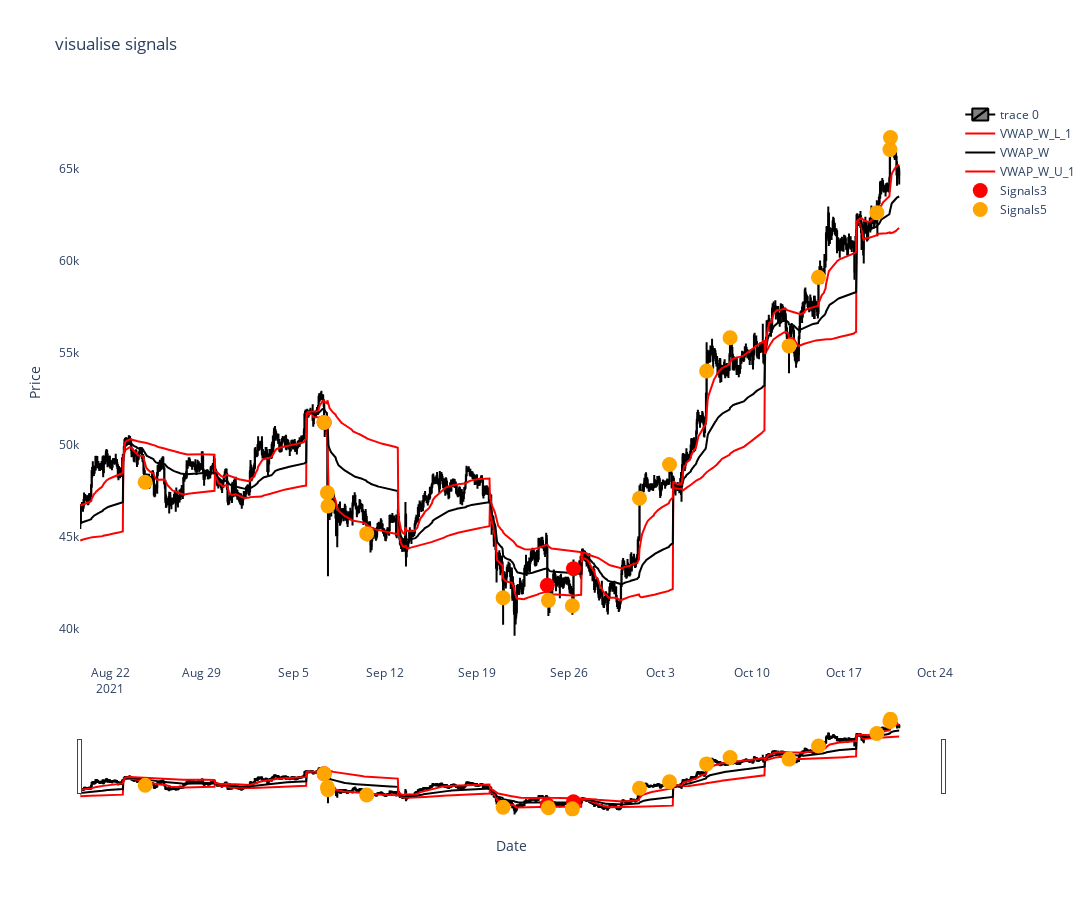

Notebook source saved alongside this figure:
### Code cell
start_bar = 35000
end_bar = 36500
df_slice = new_df.iloc[start_bar:end_bar]
#cutoff_time = new_df.index[-(bars + 1)]
#trades_slice = trades[trades['entry_time'] >= cutoff_time]
#df_slice = new_df[new_df.index >= cutoff_time]

# Create a candlestick chart
fig = go.Figure(data=[go.Candlestick(x=df_slice.index,
                open=df_slice['open'],
                high=df_slice['high'],
                low=df_slice['low'],
                close=df_slice['close'], increasing_line_color='black', decreasing_line_color='black')])

# Add scatter plots for entry and exit points
#entry_points = dict(x=trades_slice['entry_time'], y=trades_slice['entry_price'], text=['Buy'] * len(trades_slice), mode='markers', name='Entry Points', marker=dict(color='darkgreen', size=15))
#avg_price = dict(x=trades_slice['entry_time'], y=trades_slice['avg_price'], text=['Avg'] * len(trades_slice), mode='markers', name='Avg Price', marker=dict(color='blue', size=7))
#exit_points = dict(x=trades_slice['exit_time'], y=trades_slice['exit_price'], text=['Sell'] * len(trades_slice), mode='markers', name='Exit Points', marker=dict(color='red', size=15))
signals_df = df_slice[df_slice['signal'] == True]
signals_df2 = df_slice[df_slice['signal_2'] == True]
signals_df3 = df_slice[df_slice['signal_3'] == True]
signals_df4 = df_slice[df_slice['signal_4'] == True]
signals_df5 = df_slice[df_slice['signal_5'] == True]


signals = dict(x=signals_df.index, y=signals_df['close'], text=['signal'] * len(signals_df), mode='markers', name='Signals', marker=dict(color='darkgreen', size=15))
signals2 = dict(x=signals_df2.index, y=signals_df2['close'], text=['signal_2'] * len(signals_df), mode='markers', name='Signals2', marker=dict(color='blue', size=15))
signals3 = dict(x=signals_df3.index, y=signals_df3['close'], text=['signal_3'] * len(signals_df), mode='markers', name='Signals3', marker=dict(color='red', size=15))
signals4 = dict(x=signals_df4.index, y=signals_df4['close'], text=['signal_4'] * len(signals_df), mode='markers', name='Signals4', marker=dict(color='purple', size=15))
signals5 = dict(x=signals_df5.index, y=signals_df5['close'], text=['signal_5'] * len(signals_df), mode='markers', name='Signals5', marker=dict(color='orange', size=15))

# Add entry and exit points to the figure
#fig.add_trace(go.Scatter(x=new_df.index, y=new_df['pdLow'], mode='lines', name='Previous Day Low'))
fig.add_trace(go.Scatter(x=df_slice.index, y=df_slice['VWAP_W_L_1'], mode='lines', name='VWAP_W_L_1', line=dict(color='red')))
fig.add_trace(go.Scatter(x=df_slice.index, y=df_slice['VWAP_W'], mode='lines', name='VWAP_W', line=dict(color='black')))
fig.add_trace(go.Scatter(x=df_slice.index, y=df_slice['VWAP_W_U_1'], mode='lines', name='VWAP_W_U_1', line=dict(color='red')))
#fig.add_trace(go.Scatter(x=new_df.index[-bars:], y=new_df['signal'][-bars:], mode='marker', name='signal', line=dict(color='red')))

#fig.add_trace(go.Scatter(signals))
#fig.add_trace(go.Scatter(signals2))
fig.add_trace(go.Scatter(signals3))
#fig.add_trace(go.Scatter(signals4))
fig.add_trace(go.Scatter(signals5))

#fig.add_trace(go.Scatter(avg_price))
#fig.add_trace(go.Scatter(exit_points))

# Update layout
fig.update_layout(title='visualise signals', xaxis_title='Date', yaxis_title='Price', width=1200, height=900, plot_bgcolor='white', yaxis=dict(showgrid=False), xaxis=dict(showgrid=False))

# Show the figure
fig.show()

### Figure 1 — Plotly figure (JSON) as saved in the notebook; plotly's stock layout.template omitted (floating-point values rounded to 4 significant figures; data arrays with more than 128 entries replaced by an {"elided": "..."} marker saying what was removed)
{"data": [{"close": {"elided": "1500 float values"}, "decreasing": {"line": {"color": "black"}}, "high": {"elided": "1500 float values"}, "increasing": {"line": {"color": "black"}}, "low": {"elided": "1500 float values"}, "open": {"elided": "1500 float values"}, "type": "candlestick", "x": {"elided": "1500 str values"}}, {"line": {"color": "red"}, "mode": "lines", "name": "VWAP_W_L_1", "type": "scatter", "x": {"elided": "1500 str values"}, "y": {"elided": "1500 float values"}}, {"line": {"color": "black"}, "mode": "lines", "name": "VWAP_W", "type": "scatter", "x": {"elided": "1500 str values"}, "y": {"elided": "1500 float values"}}, {"line": {"color": "red"}, "mode": "lines", "name": "VWAP_W_U_1", "type": "scatter", "x": {"elided": "1500 str values"}, "y": {"elided": "1500 float values"}}, {"marker": {"color": "red", "size": 15}, "mode": "markers", "name": "Signals3", "text": ["signal_3", "signal_3", "signal_3", "signal_3", "signal_3", "signal_3", "signal_3", "signal_3", "signal_3", "signal_3", "signal_3", "signal_3", "signal_3", "signal_3", "signal_3", "signal_3", "signal_3"], "type": "scatter", "x": ["2021-09-07T08:00:00", "2021-09-24T09:00:00", "2021-09-26T09:00:00"], "y": [51190.0, 42350.0, 43250.0]}, {"marker": {"color": "orange", "size": 15}, "mode": "markers", "name": "Signals5", "text": ["signal_5", "signal_5", "signal_5", "signal_5", "signal_5", "signal_5", "signal_5", "signal_5", "signal_5", "signal_5", "signal_5", "signal_5", "signal_5", "signal_5", "signal_5", "signal_5", "signal_5"], "type": "scatter", "x": ["2021-08-24T16:00:00", "2021-09-07T08:00:00", "2021-09-07T14:00:00", "2021-09-07T15:00:00", "2021-09-10T14:00:00", "2021-09-21T00:00:00", "2021-09-24T11:00:00", "2021-09-26T07:00:00", "2021-10-01T10:00:00", "2021-10-03T17:00:00", "2021-10-06T13:00:00", "2021-10-08T08:00:00", "2021-10-12T20:00:00", "2021-10-15T02:00:00", "2021-10-19T13:00:00", "2021-10-20T13:00:00", "2021-10-20T14:00:00"], "y": [47950.0, 51190.0, 47370.0, 46660.0, 45150.0, 41670.0, 41530.0, 41230.0, 47080.0, 48910.0, 53997, 55800.0, 55360.0, 59090.0, 62600.0, 66040.0, 66690.0]}], "layout": {"height": 900, "plot_bgcolor": "white", "title": {"text": "visualise signals"}, "width": 1200, "xaxis": {"autorange": true, "range": ["2021-08-19 16:30", "2021-10-24 12:29:37.9712"], "rangeslider": {"autorange": true, "range": ["2021-08-19 16:30", "2021-10-24 12:29:37.9712"], "yaxis": {"_template": null, "rangemode": "match"}}, "showgrid": false, "title": {"text": "Date"}, "type": "date"}, "yaxis": {"autorange": true, "range": [38070.0, 68730.0], "showgrid": false, "title": {"text": "Price"}, "type": "linear"}}}
